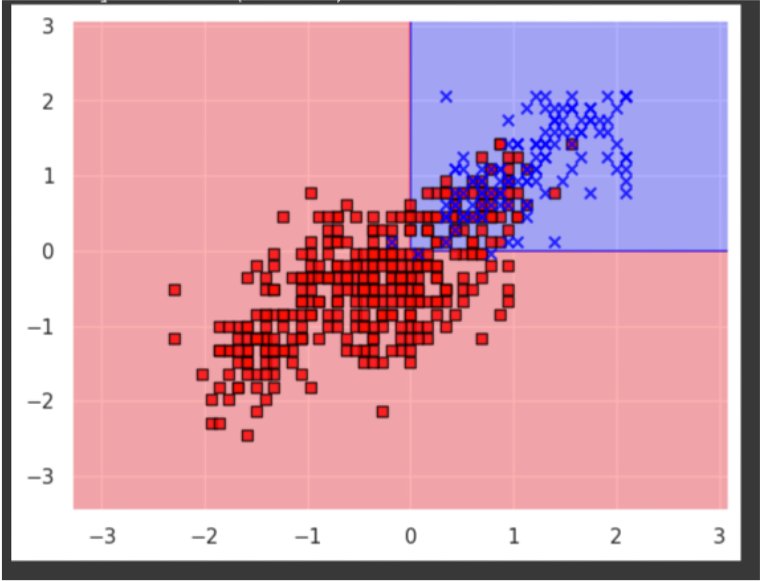

Write Python code to recreate this figure.
import numpy as np
import pandas as pd
import matplotlib.pyplot as plt 
from matplotlib.colors import ListedColormap
import tensorflow as tf
from sklearn.preprocessing import StandardScaler, RobustScaler, Normalizer, PowerTransformer
from sklearn.naive_bayes import GaussianNB, BernoulliNB
from sklearn.metrics import accuracy_score
from sklearn.model_selection import train_test_split
from sklearn import model_selection



def plot_decision_regions(X, y, classifier, test_idx=None, resolution=0.02):

    # setup marker generator and color map
    markers = ('s', 'x', 'o', '^', 'v')
    colors = ('red', 'blue', 'lightgreen', 'gray', 'cyan')
    cmap = ListedColormap(colors[:len(np.unique(y))])
    classifier.fit(X, y)
    # plot the decision surface
    x1_min, x1_max = X[:, 0].min() - 1, X[:, 0].max() + 1
    x2_min, x2_max = X[:, 1].min() - 1, X[:, 1].max() + 1
    xx1, xx2 = np.meshgrid(np.arange(x1_min, x1_max, resolution),
                           np.arange(x2_min, x2_max, resolution))
    Z = classifier.predict(np.array([xx1.ravel(), xx2.ravel()]).T)
    Z = Z.reshape(xx1.shape)
    plt.contourf(xx1, xx2, Z, alpha=0.3, cmap=cmap)
    plt.xlim(xx1.min(), xx1.max())
    plt.ylim(xx2.min(), xx2.max())

    for idx, cl in enumerate(np.unique(y)):
        plt.scatter(x=X[y == cl, 0], 
                    y=X[y == cl, 1],
                    alpha=0.8, 
                    c=colors[idx],
                    marker=markers[idx], 
                    label=cl, 
                    edgecolor='black')

    # highlight test examples
    if test_idx:
        # plot all examples
        X_test, y_test = X[test_idx, :], y[test_idx]

        plt.scatter(X_test[:, 0],
                    X_test[:, 1],
                    c='',
                    edgecolor='black',
                    alpha=1.0,
                    linewidth=1,
                    marker='o',
                    s=100, 
                    label='test set')

#read the data into a pandas dataframe
df = pd.read_csv('Admission_Predict_Ver1.1.csv')
df.dropna(inplace=True)


df.columns = ["No", "GRE", "TOEFL", "UR", "SOP", "LOR", "CGPA", "RES", "CoA",]



X = df[[i for i in list(df.columns) if i != 'CoA']]
y = df['CoA']

X_train, X_test, y_train, y_test = train_test_split(X, y, test_size = 0.2, random_state=1)

# Standardizing the features:
sc = StandardScaler()
sc.fit(X_train)
X_train_std = sc.transform(X_train)
X_test_std = sc.transform(X_test)

# chose 0.82 because it is the 3rd quartile for chance of admit
ty_train=[1 if CoA > 0.82 else 0 for CoA in y_train] # learned from internet
ty_train=np.array(ty_train)

ty_test=[1 if CoA > 0.82 else 0 for CoA in y_test] #learned from internet
ty_test=np.array(ty_test)

#nb = GaussianNB()
#nb = MultinomialNB()
#nb = ComplementNB()
#nb = BernoulliNB()
#nb = CategoricalNB()
for model in [GaussianNB, BernoulliNB]:
    print()
    print(model)
    nb = model()
    nb.fit(X_train_std, ty_train)
    y_pred = nb.predict(X_test_std)



    #Model Performance
    # #setting performance parameters
    kfold = model_selection.KFold(n_splits=10)
    #calling the cross validation function
    cv_results = model_selection.cross_val_score(model(), X_train_std, ty_train, cv=kfold, scoring='accuracy')
    #displaying the mean and standard deviation of the prediction
    print("%s: %f %s: (%f)" % ('Naive Bayes accuracy', cv_results.mean(), '\nNaive Bayes StdDev', cv_results.std()))
    print()
    #calling the cross validation function
    cv_results = model_selection.cross_val_score(model(), X_train_std, ty_train, cv=kfold, scoring='precision')
    #displaying the mean and standard deviation of the prediction
    print("%s: %f %s: (%f)" % ('Naive Bayes precision', cv_results.mean(), '\nNaive Bayes StdDev', cv_results.std()))
    print()
    #calling the cross validation function
    cv_results = model_selection.cross_val_score(model(), X_train_std, ty_train, cv=kfold, scoring='recall')
    #displaying the mean and standard deviation of the prediction
    print("%s: %f %s: (%f)" % ('Naive Bayes recall', cv_results.mean(), '\nNaive Bayes StdDev', cv_results.std()))

    print()
    #calling the cross validation function
    cv_results = model_selection.cross_val_score(model(), X_train_std, ty_train, cv=kfold, scoring='f1')
    #displaying the mean and standard deviation of the prediction
    print("%s: %f %s: (%f)" % ('Naive Bayes F1', cv_results.mean(), '\nNaive Bayes StdDev', cv_results.std()))
# Naive Bayes accuracy: 0.926108 
# Naive Bayes StdDev: (0.048931)

# Naive Bayes precision: 0.754275 
# Naive Bayes StdDev: (0.155794)

# Naive Bayes recall: 0.904762 
# Naive Bayes StdDev: (0.145997)

# Naive Bayes F1: 0.817904 
# Naive Bayes StdDev: (0.139074)

X_combined_std = np.vstack((X_train_std[:, 1:3], X_test_std[:, 1:3]))
y_combined = np.hstack((ty_train, ty_test))
plot_decision_regions(X=X_combined_std, y=y_combined, classifier=type(nb)())
plt.savefig("nb.png")
plt.show()
